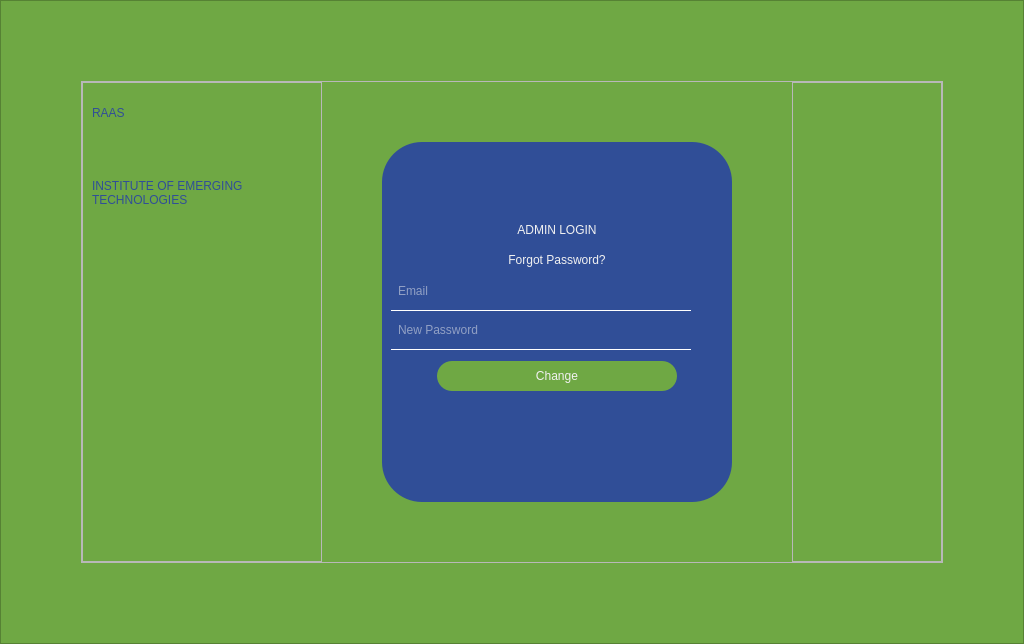
<?xml version="1.0" encoding="UTF-8"?>
<ui version="4.0">
 <class>ForgotPasswordWindow</class>
 <widget class="QMainWindow" name="ForgotPasswordWindow">
  <property name="geometry">
   <rect>
    <x>0</x>
    <y>0</y>
    <width>1024</width>
    <height>644</height>
   </rect>
  </property>
  <property name="windowTitle">
   <string>MainWindow</string>
  </property>
  <property name="windowIcon">
   <iconset resource="icon.qrc">
    <normaloff>:/icons/icons/backgrounds/hands.png</normaloff>:/icons/icons/backgrounds/hands.png</iconset>
  </property>
  <property name="styleSheet">
   <string notr="true">QFrame#login_form{
background-color: rgb(48, 78, 151);
border-radius:40px;
margin: 60px;
}
QFrame#border_frame
{
background-color:#6fa844 ;
}
QFrame#main_frame{

	background-image: url(:/icons/icons/backgrounds/Background.jpg);
background-position:center;
background-repeat:no-repeat;
}
QCheckBox#remember_me_checkbox::indicator:checked:pressed
{
background-color : green;
}</string>
  </property>
  <widget class="QWidget" name="centralwidget">
   <layout class="QVBoxLayout" name="verticalLayout">
    <property name="spacing">
     <number>0</number>
    </property>
    <property name="leftMargin">
     <number>0</number>
    </property>
    <property name="topMargin">
     <number>0</number>
    </property>
    <property name="rightMargin">
     <number>0</number>
    </property>
    <property name="bottomMargin">
     <number>0</number>
    </property>
    <item>
     <widget class="QFrame" name="border_frame">
      <property name="sizePolicy">
       <sizepolicy hsizetype="Expanding" vsizetype="Expanding">
        <horstretch>0</horstretch>
        <verstretch>0</verstretch>
       </sizepolicy>
      </property>
      <property name="styleSheet">
       <string notr="true"/>
      </property>
      <property name="frameShape">
       <enum>QFrame::StyledPanel</enum>
      </property>
      <property name="frameShadow">
       <enum>QFrame::Raised</enum>
      </property>
      <layout class="QVBoxLayout" name="verticalLayout_2">
       <property name="spacing">
        <number>0</number>
       </property>
       <property name="leftMargin">
        <number>80</number>
       </property>
       <property name="topMargin">
        <number>80</number>
       </property>
       <property name="rightMargin">
        <number>80</number>
       </property>
       <property name="bottomMargin">
        <number>80</number>
       </property>
       <item>
        <widget class="QFrame" name="main_frame">
         <property name="sizePolicy">
          <sizepolicy hsizetype="Expanding" vsizetype="Expanding">
           <horstretch>0</horstretch>
           <verstretch>0</verstretch>
          </sizepolicy>
         </property>
         <property name="maximumSize">
          <size>
           <width>16777215</width>
           <height>16777215</height>
          </size>
         </property>
         <property name="styleSheet">
          <string notr="true"/>
         </property>
         <property name="frameShape">
          <enum>QFrame::StyledPanel</enum>
         </property>
         <property name="frameShadow">
          <enum>QFrame::Raised</enum>
         </property>
         <layout class="QHBoxLayout" name="horizontalLayout">
          <property name="spacing">
           <number>0</number>
          </property>
          <property name="leftMargin">
           <number>0</number>
          </property>
          <property name="topMargin">
           <number>0</number>
          </property>
          <property name="rightMargin">
           <number>0</number>
          </property>
          <property name="bottomMargin">
           <number>0</number>
          </property>
          <item>
           <widget class="QFrame" name="heading_side_bar">
            <property name="sizePolicy">
             <sizepolicy hsizetype="Expanding" vsizetype="Preferred">
              <horstretch>0</horstretch>
              <verstretch>0</verstretch>
             </sizepolicy>
            </property>
            <property name="minimumSize">
             <size>
              <width>240</width>
              <height>0</height>
             </size>
            </property>
            <property name="frameShape">
             <enum>QFrame::StyledPanel</enum>
            </property>
            <property name="frameShadow">
             <enum>QFrame::Raised</enum>
            </property>
            <property name="lineWidth">
             <number>0</number>
            </property>
            <widget class="QLabel" name="RAAS_heading_label">
             <property name="geometry">
              <rect>
               <x>10</x>
               <y>10</y>
               <width>121</width>
               <height>41</height>
              </rect>
             </property>
             <property name="styleSheet">
              <string notr="true">color: rgb(48, 78, 151);
font: 63 32pt &quot;Bahnschrift SemiBold&quot;;</string>
             </property>
             <property name="text">
              <string>RAAS</string>
             </property>
            </widget>
            <widget class="QLabel" name="ET_label">
             <property name="geometry">
              <rect>
               <x>10</x>
               <y>60</y>
               <width>221</width>
               <height>101</height>
              </rect>
             </property>
             <property name="styleSheet">
              <string notr="true">color: rgb(48, 78, 151);
font: 25 22pt &quot;Bahnschrift Light&quot;;</string>
             </property>
             <property name="text">
              <string>INSTITUTE OF EMERGING TECHNOLOGIES</string>
             </property>
             <property name="wordWrap">
              <bool>true</bool>
             </property>
            </widget>
           </widget>
          </item>
          <item alignment="Qt::AlignHCenter|Qt::AlignVCenter">
           <widget class="QFrame" name="login_form">
            <property name="sizePolicy">
             <sizepolicy hsizetype="Expanding" vsizetype="Preferred">
              <horstretch>0</horstretch>
              <verstretch>0</verstretch>
             </sizepolicy>
            </property>
            <property name="minimumSize">
             <size>
              <width>470</width>
              <height>480</height>
             </size>
            </property>
            <property name="maximumSize">
             <size>
              <width>16777215</width>
              <height>800</height>
             </size>
            </property>
            <property name="styleSheet">
             <string notr="true"/>
            </property>
            <property name="frameShape">
             <enum>QFrame::StyledPanel</enum>
            </property>
            <property name="frameShadow">
             <enum>QFrame::Sunken</enum>
            </property>
            <property name="lineWidth">
             <number>0</number>
            </property>
            <layout class="QVBoxLayout" name="verticalLayout_3">
             <item>
              <layout class="QGridLayout" name="logingrid_layout">
               <item row="6" column="0" colspan="2" alignment="Qt::AlignHCenter">
                <widget class="QPushButton" name="change_password_btn">
                 <property name="sizePolicy">
                  <sizepolicy hsizetype="Expanding" vsizetype="Preferred">
                   <horstretch>0</horstretch>
                   <verstretch>0</verstretch>
                  </sizepolicy>
                 </property>
                 <property name="minimumSize">
                  <size>
                   <width>250</width>
                   <height>40</height>
                  </size>
                 </property>
                 <property name="maximumSize">
                  <size>
                   <width>100</width>
                   <height>40</height>
                  </size>
                 </property>
                 <property name="styleSheet">
                  <string notr="true">background-color: rgb(111, 168, 68);
border-radius: 15px;
color: rgb(241, 241, 241);
font:  bold 10pt &quot;Bahnschrift Light&quot;;margin:5px;
vertical-align: center;
horizontal-align: center;</string>
                 </property>
                 <property name="text">
                  <string>Change</string>
                 </property>
                 <property name="autoDefault">
                  <bool>false</bool>
                 </property>
                 <property name="flat">
                  <bool>false</bool>
                 </property>
                </widget>
               </item>
               <item row="7" column="0" colspan="2">
                <widget class="QLabel" name="error_label">
                 <property name="enabled">
                  <bool>true</bool>
                 </property>
                 <property name="sizePolicy">
                  <sizepolicy hsizetype="Fixed" vsizetype="Fixed">
                   <horstretch>0</horstretch>
                   <verstretch>0</verstretch>
                  </sizepolicy>
                 </property>
                 <property name="minimumSize">
                  <size>
                   <width>200</width>
                   <height>0</height>
                  </size>
                 </property>
                 <property name="styleSheet">
                  <string notr="true">color: rgb(255, 0, 0);
font: 25 12pt &quot;Bahnschrift Light&quot;;
margin:5px;</string>
                 </property>
                 <property name="text">
                  <string/>
                 </property>
                 <property name="alignment">
                  <set>Qt::AlignCenter</set>
                 </property>
                </widget>
               </item>
               <item row="4" column="0" colspan="2">
                <widget class="QLineEdit" name="password_line_edit">
                 <property name="sizePolicy">
                  <sizepolicy hsizetype="Fixed" vsizetype="Fixed">
                   <horstretch>0</horstretch>
                   <verstretch>0</verstretch>
                  </sizepolicy>
                 </property>
                 <property name="minimumSize">
                  <size>
                   <width>300</width>
                   <height>0</height>
                  </size>
                 </property>
                 <property name="styleSheet">
                  <string notr="true">color: rgb(241, 241, 241);
font: 25 12pt &quot;Bahnschrift Light&quot;;
margin:5px;
background-color: rgb(48, 78, 151 0.73);
border:0px;</string>
                 </property>
                 <property name="echoMode">
                  <enum>QLineEdit::Password</enum>
                 </property>
                 <property name="placeholderText">
                  <string>New Password</string>
                 </property>
                </widget>
               </item>
               <item row="3" column="0" colspan="2">
                <widget class="QLineEdit" name="email_underline">
                 <property name="sizePolicy">
                  <sizepolicy hsizetype="Fixed" vsizetype="Fixed">
                   <horstretch>0</horstretch>
                   <verstretch>0</verstretch>
                  </sizepolicy>
                 </property>
                 <property name="minimumSize">
                  <size>
                   <width>300</width>
                   <height>0</height>
                  </size>
                 </property>
                 <property name="maximumSize">
                  <size>
                   <width>240</width>
                   <height>1</height>
                  </size>
                 </property>
                 <property name="styleSheet">
                  <string notr="true">color: rgb(241, 241, 241);
font: 25 12pt &quot;Bahnschrift Light&quot;;
margin:0px;
border: 1px solid white;</string>
                 </property>
                 <property name="echoMode">
                  <enum>QLineEdit::Password</enum>
                 </property>
                 <property name="placeholderText">
                  <string/>
                 </property>
                </widget>
               </item>
               <item row="5" column="0" colspan="2">
                <widget class="QLineEdit" name="password_underline">
                 <property name="sizePolicy">
                  <sizepolicy hsizetype="Fixed" vsizetype="Fixed">
                   <horstretch>0</horstretch>
                   <verstretch>0</verstretch>
                  </sizepolicy>
                 </property>
                 <property name="minimumSize">
                  <size>
                   <width>300</width>
                   <height>0</height>
                  </size>
                 </property>
                 <property name="maximumSize">
                  <size>
                   <width>240</width>
                   <height>1</height>
                  </size>
                 </property>
                 <property name="styleSheet">
                  <string notr="true">color: rgb(241, 241, 241);
font: 25 12pt &quot;Bahnschrift Light&quot;;
margin:0px;
border: 1px solid white;</string>
                 </property>
                 <property name="echoMode">
                  <enum>QLineEdit::Password</enum>
                 </property>
                 <property name="placeholderText">
                  <string/>
                 </property>
                </widget>
               </item>
               <item row="0" column="0" colspan="2">
                <widget class="QLabel" name="user_login_heading">
                 <property name="sizePolicy">
                  <sizepolicy hsizetype="Preferred" vsizetype="Fixed">
                   <horstretch>0</horstretch>
                   <verstretch>0</verstretch>
                  </sizepolicy>
                 </property>
                 <property name="styleSheet">
                  <string notr="true">color: rgb(241, 241, 241);
font: 63 20pt &quot;Bahnschrift SemiBold&quot;;
margin:5px;</string>
                 </property>
                 <property name="text">
                  <string>ADMIN LOGIN</string>
                 </property>
                 <property name="alignment">
                  <set>Qt::AlignCenter</set>
                 </property>
                </widget>
               </item>
               <item row="1" column="0" colspan="2">
                <widget class="QLabel" name="test_portal_heading">
                 <property name="sizePolicy">
                  <sizepolicy hsizetype="Preferred" vsizetype="Fixed">
                   <horstretch>0</horstretch>
                   <verstretch>0</verstretch>
                  </sizepolicy>
                 </property>
                 <property name="styleSheet">
                  <string notr="true">color: rgb(241, 241, 241);

font: 25 18pt &quot;Bahnschrift Light Condensed&quot;;
margin:5px;</string>
                 </property>
                 <property name="text">
                  <string>Forgot Password?</string>
                 </property>
                 <property name="alignment">
                  <set>Qt::AlignCenter</set>
                 </property>
                </widget>
               </item>
               <item row="2" column="0" colspan="2">
                <widget class="QLineEdit" name="email_lineEdit">
                 <property name="sizePolicy">
                  <sizepolicy hsizetype="Fixed" vsizetype="Fixed">
                   <horstretch>0</horstretch>
                   <verstretch>0</verstretch>
                  </sizepolicy>
                 </property>
                 <property name="minimumSize">
                  <size>
                   <width>300</width>
                   <height>0</height>
                  </size>
                 </property>
                 <property name="styleSheet">
                  <string notr="true">color: rgb(241, 241, 241);
font: 25 12pt &quot;Bahnschrift Light&quot;;
margin:5px;
background-color: rgb(48, 78, 151 0.73);
border:0px;
</string>
                 </property>
                 <property name="placeholderText">
                  <string>Email</string>
                 </property>
                </widget>
               </item>
              </layout>
             </item>
            </layout>
           </widget>
          </item>
          <item>
           <widget class="QFrame" name="logo_side_bar">
            <property name="sizePolicy">
             <sizepolicy hsizetype="Expanding" vsizetype="Preferred">
              <horstretch>0</horstretch>
              <verstretch>0</verstretch>
             </sizepolicy>
            </property>
            <property name="minimumSize">
             <size>
              <width>150</width>
              <height>0</height>
             </size>
            </property>
            <property name="styleSheet">
             <string notr="true"/>
            </property>
            <property name="frameShape">
             <enum>QFrame::StyledPanel</enum>
            </property>
            <property name="frameShadow">
             <enum>QFrame::Raised</enum>
            </property>
            <property name="lineWidth">
             <number>0</number>
            </property>
            <layout class="QGridLayout" name="gridLayout">
             <property name="topMargin">
              <number>0</number>
             </property>
             <property name="rightMargin">
              <number>0</number>
             </property>
             <property name="bottomMargin">
              <number>0</number>
             </property>
             <property name="spacing">
              <number>0</number>
             </property>
             <item row="0" column="0" alignment="Qt::AlignRight|Qt::AlignBottom">
              <widget class="QLabel" name="hunar_logo">
               <property name="minimumSize">
                <size>
                 <width>80</width>
                 <height>120</height>
                </size>
               </property>
               <property name="maximumSize">
                <size>
                 <width>80</width>
                 <height>120</height>
                </size>
               </property>
               <property name="styleSheet">
                <string notr="true">background-image: url(:/icons/icons/backgrounds/Asset 7-100.jpg);
background-repeat: no-repeat; 

 background-position: right;
margin:5px;
</string>
               </property>
               <property name="text">
                <string/>
               </property>
               <property name="alignment">
                <set>Qt::AlignBottom|Qt::AlignRight|Qt::AlignTrailing</set>
               </property>
              </widget>
             </item>
            </layout>
           </widget>
          </item>
         </layout>
        </widget>
       </item>
      </layout>
     </widget>
    </item>
   </layout>
  </widget>
 </widget>
 <resources>
  <include location="icon.qrc"/>
 </resources>
 <connections/>
</ui>
